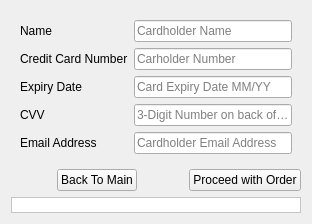
      <widget class="QWidget" name="shoppingCartGatherCreditCardInfo">
       <layout class="QGridLayout" name="gridLayout_8">
        <item row="1" column="1">
         <widget class="QPushButton" name="btnBackToMain">
          <property name="text">
           <string>Back To Main</string>
          </property>
         </widget>
        </item>
        <item row="1" column="0">
         <spacer name="horizontalSpacer_3">
          <property name="orientation">
           <enum>Qt::Horizontal</enum>
          </property>
          <property name="sizeType">
           <enum>QSizePolicy::Ignored</enum>
          </property>
          <property name="sizeHint" stdset="0">
           <size>
            <width>40</width>
            <height>20</height>
           </size>
          </property>
         </spacer>
        </item>
        <item row="0" column="0" colspan="4">
         <widget class="QWidget" name="widget_2" native="true">
          <layout class="QFormLayout" name="formLayout">
           <item row="0" column="0">
            <widget class="QLabel" name="label_8">
             <property name="text">
              <string>Name</string>
             </property>
            </widget>
           </item>
           <item row="0" column="1">
            <widget class="QLineEdit" name="lineName">
             <property name="placeholderText">
              <string>Cardholder Name</string>
             </property>
            </widget>
           </item>
           <item row="1" column="0">
            <widget class="QLabel" name="label_9">
             <property name="text">
              <string>Credit Card Number</string>
             </property>
            </widget>
           </item>
           <item row="1" column="1">
            <widget class="QLineEdit" name="lineCC">
             <property name="placeholderText">
              <string>Carholder Number</string>
             </property>
            </widget>
           </item>
           <item row="2" column="0">
            <widget class="QLabel" name="label_10">
             <property name="text">
              <string>Expiry Date</string>
             </property>
            </widget>
           </item>
           <item row="2" column="1">
            <widget class="QLineEdit" name="linedate">
             <property name="placeholderText">
              <string>Card Expiry Date MM/YY</string>
             </property>
            </widget>
           </item>
           <item row="3" column="0">
            <widget class="QLabel" name="label_11">
             <property name="text">
              <string>CVV</string>
             </property>
            </widget>
           </item>
           <item row="3" column="1">
            <widget class="QLineEdit" name="lineCvv">
             <property name="placeholderText">
              <string>3-Digit Number on back of card</string>
             </property>
            </widget>
           </item>
           <item row="4" column="0">
            <widget class="QLabel" name="label_12">
             <property name="text">
              <string>Email Address</string>
             </property>
            </widget>
           </item>
           <item row="4" column="1">
            <widget class="QLineEdit" name="lineEmail">
             <property name="placeholderText">
              <string>Cardholder Email Address</string>
             </property>
            </widget>
           </item>
          </layout>
         </widget>
        </item>
        <item row="3" column="0" colspan="4">
         <widget class="QLabel" name="billingInfoError">
          <property name="palette">
           <palette>
            <active>
             <colorrole role="WindowText">
              <brush brushstyle="SolidPattern">
               <color alpha="255">
                <red>0</red>
                <green>0</green>
                <blue>0</blue>
               </color>
              </brush>
             </colorrole>
             <colorrole role="Button">
              <brush brushstyle="SolidPattern">
               <color alpha="255">
                <red>255</red>
                <green>255</green>
                <blue>255</blue>
               </color>
              </brush>
             </colorrole>
             <colorrole role="Light">
              <brush brushstyle="SolidPattern">
               <color alpha="255">
                <red>255</red>
                <green>255</green>
                <blue>255</blue>
               </color>
              </brush>
             </colorrole>
             <colorrole role="Midlight">
              <brush brushstyle="SolidPattern">
               <color alpha="255">
                <red>255</red>
                <green>255</green>
                <blue>255</blue>
               </color>
              </brush>
             </colorrole>
             <colorrole role="Dark">
              <brush brushstyle="SolidPattern">
               <color alpha="255">
                <red>127</red>
                <green>127</green>
                <blue>127</blue>
               </color>
              </brush>
             </colorrole>
             <colorrole role="Mid">
              <brush brushstyle="SolidPattern">
               <color alpha="255">
                <red>170</red>
                <green>170</green>
                <blue>170</blue>
               </color>
              </brush>
             </colorrole>
             <colorrole role="Text">
              <brush brushstyle="SolidPattern">
               <color alpha="255">
                <red>0</red>
                <green>0</green>
                <blue>0</blue>
               </color>
              </brush>
             </colorrole>
             <colorrole role="BrightText">
              <brush brushstyle="SolidPattern">
               <color alpha="255">
                <red>255</red>
                <green>255</green>
                <blue>255</blue>
               </color>
              </brush>
             </colorrole>
             <colorrole role="ButtonText">
              <brush brushstyle="SolidPattern">
               <color alpha="255">
                <red>0</red>
                <green>0</green>
                <blue>0</blue>
               </color>
              </brush>
             </colorrole>
             <colorrole role="Base">
              <brush brushstyle="SolidPattern">
               <color alpha="255">
                <red>255</red>
                <green>255</green>
                <blue>255</blue>
               </color>
              </brush>
             </colorrole>
             <colorrole role="Window">
              <brush brushstyle="SolidPattern">
               <color alpha="255">
                <red>255</red>
                <green>255</green>
                <blue>255</blue>
               </color>
              </brush>
             </colorrole>
             <colorrole role="Shadow">
              <brush brushstyle="SolidPattern">
               <color alpha="255">
                <red>0</red>
                <green>0</green>
                <blue>0</blue>
               </color>
              </brush>
             </colorrole>
             <colorrole role="AlternateBase">
              <brush brushstyle="SolidPattern">
               <color alpha="255">
                <red>255</red>
                <green>255</green>
                <blue>255</blue>
               </color>
              </brush>
             </colorrole>
             <colorrole role="ToolTipBase">
              <brush brushstyle="SolidPattern">
               <color alpha="255">
                <red>255</red>
                <green>255</green>
                <blue>220</blue>
               </color>
              </brush>
             </colorrole>
             <colorrole role="ToolTipText">
              <brush brushstyle="SolidPattern">
               <color alpha="255">
                <red>0</red>
                <green>0</green>
                <blue>0</blue>
               </color>
              </brush>
             </colorrole>
            </active>
            <inactive>
             <colorrole role="WindowText">
              <brush brushstyle="SolidPattern">
               <color alpha="255">
                <red>0</red>
                <green>0</green>
                <blue>0</blue>
               </color>
              </brush>
             </colorrole>
             <colorrole role="Button">
              <brush brushstyle="SolidPattern">
               <color alpha="255">
                <red>255</red>
                <green>255</green>
                <blue>255</blue>
               </color>
              </brush>
             </colorrole>
             <colorrole role="Light">
              <brush brushstyle="SolidPattern">
               <color alpha="255">
                <red>255</red>
                <green>255</green>
                <blue>255</blue>
               </color>
              </brush>
             </colorrole>
             <colorrole role="Midlight">
              <brush brushstyle="SolidPattern">
               <color alpha="255">
                <red>255</red>
                <green>255</green>
                <blue>255</blue>
               </color>
              </brush>
             </colorrole>
             <colorrole role="Dark">
              <brush brushstyle="SolidPattern">
               <color alpha="255">
                <red>127</red>
                <green>127</green>
                <blue>127</blue>
               </color>
              </brush>
             </colorrole>
             <colorrole role="Mid">
              <brush brushstyle="SolidPattern">
               <color alpha="255">
                <red>170</red>
                <green>170</green>
                <blue>170</blue>
               </color>
              </brush>
             </colorrole>
             <colorrole role="Text">
              <brush brushstyle="SolidPattern">
               <color alpha="255">
                <red>0</red>
                <green>0</green>
                <blue>0</blue>
               </color>
              </brush>
             </colorrole>
             <colorrole role="BrightText">
              <brush brushstyle="SolidPattern">
               <color alpha="255">
                <red>255</red>
                <green>255</green>
                <blue>255</blue>
               </color>
              </brush>
             </colorrole>
             <colorrole role="ButtonText">
              <brush brushstyle="SolidPattern">
               <color alpha="255">
                <red>0</red>
                <green>0</green>
                <blue>0</blue>
               </color>
              </brush>
             </colorrole>
             <colorrole role="Base">
              <brush brushstyle="SolidPattern">
               <color alpha="255">
                <red>255</red>
                <green>255</green>
                <blue>255</blue>
               </color>
              </brush>
             </colorrole>
             <colorrole role="Window">
              <brush brushstyle="SolidPattern">
               <color alpha="255">
                <red>255</red>
                <green>255</green>
                <blue>255</blue>
               </color>
              </brush>
             </colorrole>
             <colorrole role="Shadow">
              <brush brushstyle="SolidPattern">
               <color alpha="255">
                <red>0</red>
                <green>0</green>
                <blue>0</blue>
               </color>
              </brush>
             </colorrole>
             <colorrole role="AlternateBase">
              <brush brushstyle="SolidPattern">
               <color alpha="255">
                <red>255</red>
                <green>255</green>
                <blue>255</blue>
               </color>
              </brush>
             </colorrole>
             <colorrole role="ToolTipBase">
              <brush brushstyle="SolidPattern">
               <color alpha="255">
                <red>255</red>
                <green>255</green>
                <blue>220</blue>
               </color>
              </brush>
             </colorrole>
             <colorrole role="ToolTipText">
              <brush brushstyle="SolidPattern">
               <color alpha="255">
                <red>0</red>
                <green>0</green>
                <blue>0</blue>
               </color>
              </brush>
             </colorrole>
            </inactive>
            <disabled>
             <colorrole role="WindowText">
              <brush brushstyle="SolidPattern">
               <color alpha="255">
                <red>127</red>
                <green>127</green>
                <blue>127</blue>
               </color>
              </brush>
             </colorrole>
             <colorrole role="Button">
              <brush brushstyle="SolidPattern">
               <color alpha="255">
                <red>255</red>
                <green>255</green>
                <blue>255</blue>
               </color>
              </brush>
             </colorrole>
             <colorrole role="Light">
              <brush brushstyle="SolidPattern">
               <color alpha="255">
                <red>255</red>
                <green>255</green>
                <blue>255</blue>
               </color>
              </brush>
             </colorrole>
             <colorrole role="Midlight">
              <brush brushstyle="SolidPattern">
               <color alpha="255">
                <red>255</red>
                <green>255</green>
                <blue>255</blue>
               </color>
              </brush>
             </colorrole>
             <colorrole role="Dark">
              <brush brushstyle="SolidPattern">
               <color alpha="255">
                <red>127</red>
                <green>127</green>
                <blue>127</blue>
               </color>
              </brush>
             </colorrole>
             <colorrole role="Mid">
              <brush brushstyle="SolidPattern">
               <color alpha="255">
                <red>170</red>
                <green>170</green>
                <blue>170</blue>
               </color>
              </brush>
             </colorrole>
             <colorrole role="Text">
              <brush brushstyle="SolidPattern">
               <color alpha="255">
                <red>127</red>
                <green>127</green>
                <blue>127</blue>
               </color>
              </brush>
             </colorrole>
             <colorrole role="BrightText">
              <brush brushstyle="SolidPattern">
               <color alpha="255">
                <red>255</red>
                <green>255</green>
                <blue>255</blue>
               </color>
              </brush>
             </colorrole>
             <colorrole role="ButtonText">
              <brush brushstyle="SolidPattern">
               <color alpha="255">
                <red>127</red>
                <green>127</green>
                <blue>127</blue>
               </color>
              </brush>
             </colorrole>
             <colorrole role="Base">
              <brush brushstyle="SolidPattern">
               <color alpha="255">
                <red>255</red>
                <green>255</green>
                <blue>255</blue>
               </color>
              </brush>
             </colorrole>
             <colorrole role="Window">
              <brush brushstyle="SolidPattern">
               <color alpha="255">
                <red>255</red>
                <green>255</green>
                <blue>255</blue>
               </color>
              </brush>
             </colorrole>
             <colorrole role="Shadow">
              <brush brushstyle="SolidPattern">
               <color alpha="255">
                <red>0</red>
                <green>0</green>
                <blue>0</blue>
               </color>
              </brush>
             </colorrole>
             <colorrole role="AlternateBase">
              <brush brushstyle="SolidPattern">
               <color alpha="255">
                <red>255</red>
                <green>255</green>
                <blue>255</blue>
               </color>
              </brush>
             </colorrole>
             <colorrole role="ToolTipBase">
              <brush brushstyle="SolidPattern">
               <color alpha="255">
                <red>255</red>
                <green>255</green>
                <blue>220</blue>
               </color>
              </brush>
             </colorrole>
             <colorrole role="ToolTipText">
              <brush brushstyle="SolidPattern">
               <color alpha="255">
                <red>0</red>
                <green>0</green>
                <blue>0</blue>
               </color>
              </brush>
             </colorrole>
            </disabled>
           </palette>
          </property>
          <property name="autoFillBackground">
           <bool>true</bool>
          </property>
          <property name="frameShape">
           <enum>QFrame::StyledPanel</enum>
          </property>
          <property name="text">
           <string/>
          </property>
         </widget>
        </item>
        <item row="1" column="3">
         <widget class="QPushButton" name="btnProcedeCheckout">
          <property name="styleSheet">
           <string notr="true">color: black;</string>
          </property>
          <property name="text">
           <string>Proceed with Order</string>
          </property>
         </widget>
        </item>
        <item row="1" column="2">
         <spacer name="horizontalSpacer_6">
          <property name="orientation">
           <enum>Qt::Horizontal</enum>
          </property>
          <property name="sizeHint" stdset="0">
           <size>
            <width>40</width>
            <height>20</height>
           </size>
          </property>
         </spacer>
        </item>
       </layout>
      </widget>
